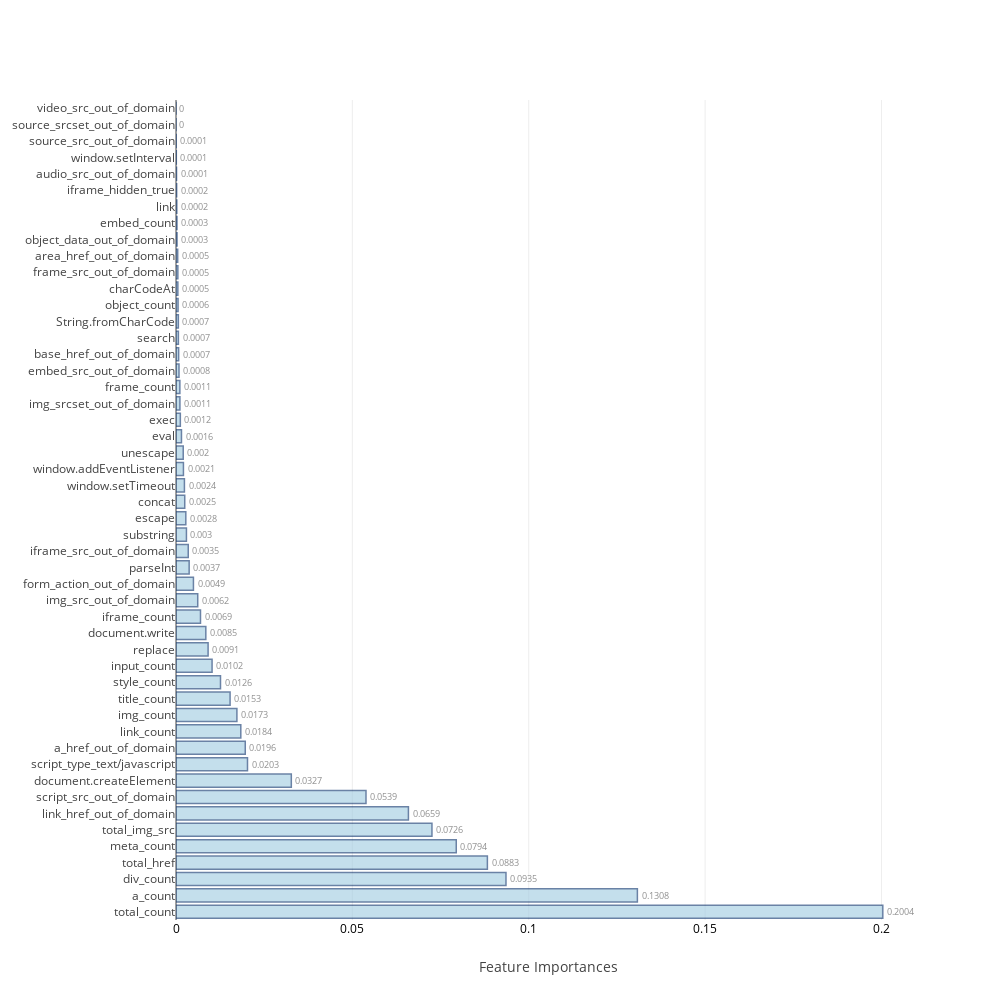
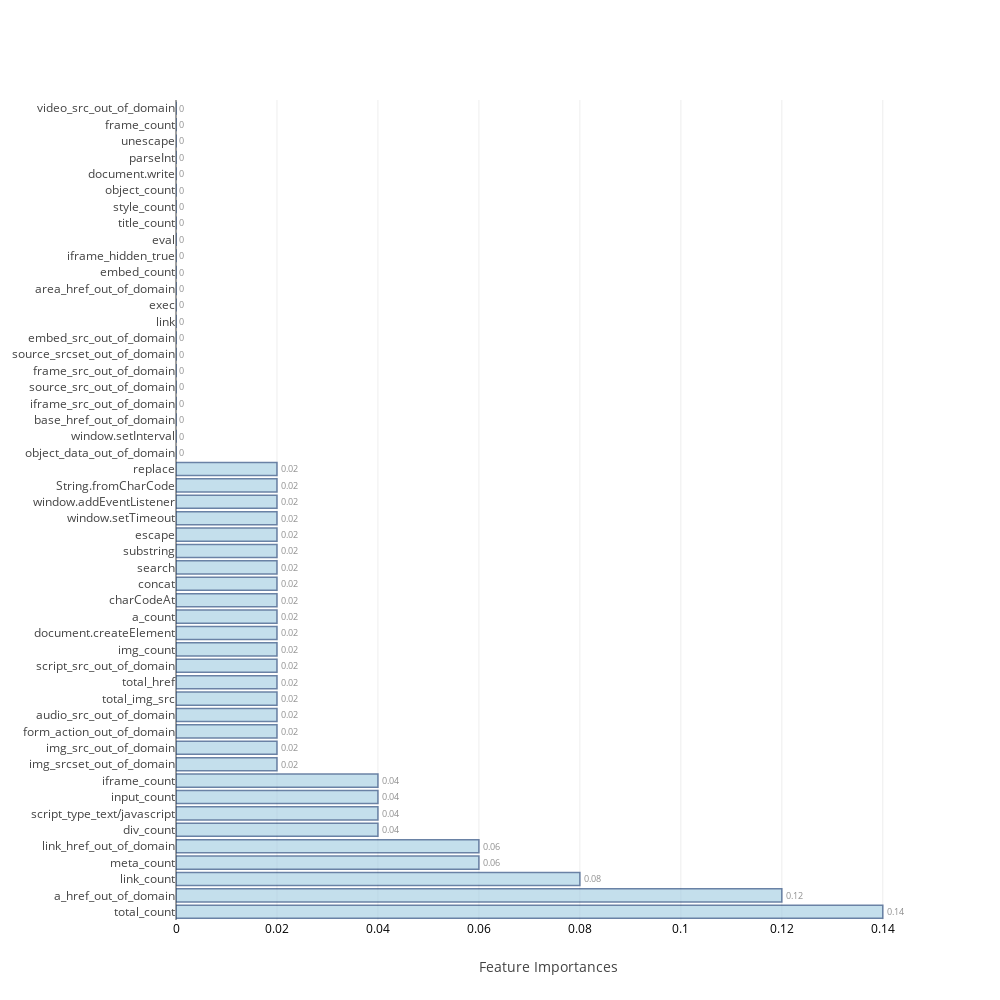
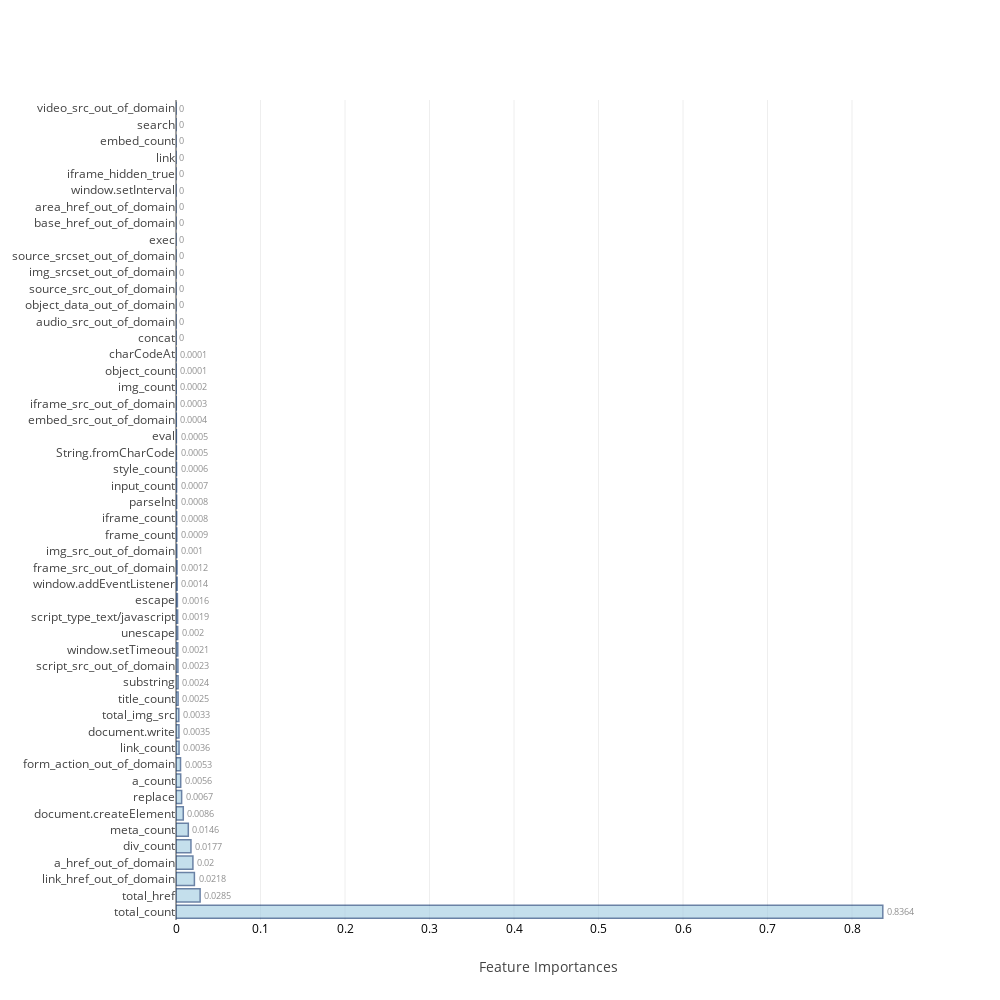
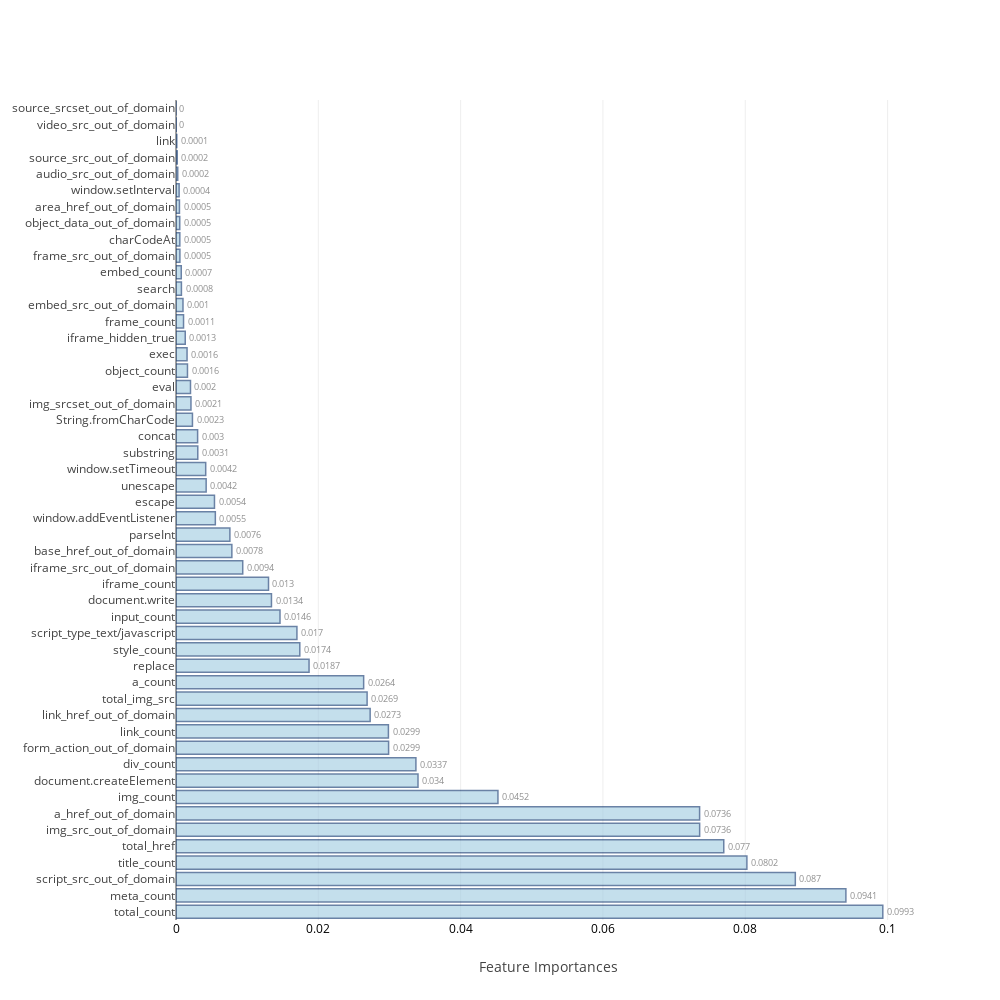

Write notebook code for charts like these, in order.
### Code cell
ind_columns=['KNeighborsClassifier','LogisticRegression','RandomForestClassifier','AdaBoostClassifier',
             'GradientBoostingClassifier','ExtraTreeClassifier','BaggingClassifier','Neural Network-1']

f=[KNN_model,Logistic_model,RandomForest,AdaBoost,GradientBoosting, ExtraTree,Bagging,DeepLearning1]

## Table to store training and test measures
table_80_50_train=pd.DataFrame(columns=['accuracy','TP','TN','FP','FN','FPR','FNR'])
table_80_50_test=pd.DataFrame(columns=['accuracy','TP','TN','FP','FN','FPR','FNR','auc','MCC'])

feat_imp=[None]*4
j=0
for i in range(0,8):
    if i>=2 and i<=5:
        model,cm_train,cm_test,acc_train,acc_test,roc_auc,feat_imp[j],mcc=f[i](scaled_X_train,train_Y,scaled_X_test,test_Y,columns)
        j=j+1
    else:
        model,cm_train,cm_test,acc_train,acc_test,roc_auc,mcc=f[i](scaled_X_train,train_Y,scaled_X_test,test_Y)
    table_80_50_train.loc[i]=   ([acc_train,cm_train.TP,cm_train.TN,cm_train.FP,cm_train.FN,cm_train.FPR,cm_train.FNR])
    table_80_50_test.loc[i] =   ([acc_test ,cm_test.TP, cm_test.TN, cm_test.FP, cm_test.FN, cm_test.FPR, cm_test.FNR,roc_auc,mcc])
    print("\n")

### Figure 1 — Plotly figure (JSON) as saved in the notebook; plotly's stock layout.template omitted (floating-point values rounded to 4 significant figures)
{"data": [{"marker": {"color": "rgb(158,202,225)", "line": {"color": "rgb(8,48,107)", "width": 1.5}}, "opacity": 0.6, "orientation": "h", "text": [0.2004, 0.1308, 0.0935, 0.0883, 0.0794, 0.0726, 0.0659, 0.0539, 0.0327, 0.0203, 0.0196, 0.0184, 0.0173, 0.0153, 0.0126, 0.0102, 0.0091, 0.0085, 0.0069, 0.0062, 0.0049, 0.0037, 0.0035, 0.003, 0.0028, 0.0025, 0.0024, 0.0021, 0.002, 0.0016, 0.0012, 0.0011, 0.0011, 0.0008, 0.0007, 0.0007, 0.0007, 0.0006, 0.0005, 0.0005, 0.0005, 0.0003, 0.0003, 0.0002, 0.0002, 0.0001, 0.0001, 0.0001, 0, 0], "textposition": "outside", "type": "bar", "uid": "cbfe1012-c7fa-4c3b-8c30-52ff2f1ddc32", "x": [0.2004, 0.1308, 0.09355, 0.08827, 0.07945, 0.07256, 0.06589, 0.05386, 0.03269, 0.02027, 0.01963, 0.01837, 0.01726, 0.01533, 0.01261, 0.01023, 0.009098, 0.008455, 0.006943, 0.00616, 0.00494, 0.003727, 0.00347, 0.002956, 0.00278, 0.002478, 0.002386, 0.002107, 0.002047, 0.001551, 0.001226, 0.001111, 0.001096, 0.0008489, 0.0007444, 0.0006751, 0.0006597, 0.0005818, 0.0005246, 0.0005243, 0.0004802, 0.0002957, 0.0002755, 0.0002293, 0.000188, 0.0001461, 8.772e-05, 5.2e-05, 0, 0], "y": ["total_count", "a_count", "div_count", "total_href", "meta_count", "total_img_src", "link_href_out_of_domain", "script_src_out_of_domain", "document.createElement", "script_type_text/javascript", "a_href_out_of_domain", "link_count", "img_count", "title_count", "style_count", "input_count", "replace", "document.write", "iframe_count", "img_src_out_of_domain", "form_action_out_of_domain", "parseInt", "iframe_src_out_of_domain", "substring", "escape", "concat", "window.setTimeout", "window.addEventListener", "unescape", "eval", "exec", "img_srcset_out_of_domain", "frame_count", "embed_src_out_of_domain", "base_href_out_of_domain", "search", "String.fromCharCode", "object_count", "charCodeAt", "frame_src_out_of_domain", "area_href_out_of_domain", "object_data_out_of_domain", "embed_count", "link", "iframe_hidden_true", "audio_src_out_of_domain", "window.setInterval", "source_src_out_of_domain", "source_srcset_out_of_domain", "video_src_out_of_domain"]}], "layout": {"autosize": false, "height": 1000, "width": 1000, "xaxis": {"tickfont": {"color": "black", "size": 12}, "title": "Feature Importances"}, "yaxis": {"automargin": true}}}

### Figure 2 — Plotly figure (JSON) as saved in the notebook; plotly's stock layout.template omitted (floating-point values rounded to 4 significant figures)
{"data": [{"marker": {"color": "rgb(158,202,225)", "line": {"color": "rgb(8,48,107)", "width": 1.5}}, "opacity": 0.6, "orientation": "h", "text": [0.14, 0.12, 0.08, 0.06, 0.06, 0.04, 0.04, 0.04, 0.04, 0.02, 0.02, 0.02, 0.02, 0.02, 0.02, 0.02, 0.02, 0.02, 0.02, 0.02, 0.02, 0.02, 0.02, 0.02, 0.02, 0.02, 0.02, 0.02, 0, 0, 0, 0, 0, 0, 0, 0, 0, 0, 0, 0, 0, 0, 0, 0, 0, 0, 0, 0, 0, 0], "textposition": "outside", "type": "bar", "uid": "3fee305f-adeb-494e-b003-432a0f89a0aa", "x": [0.14, 0.12, 0.08, 0.06, 0.06, 0.04, 0.04, 0.04, 0.04, 0.02, 0.02, 0.02, 0.02, 0.02, 0.02, 0.02, 0.02, 0.02, 0.02, 0.02, 0.02, 0.02, 0.02, 0.02, 0.02, 0.02, 0.02, 0.02, 0, 0, 0, 0, 0, 0, 0, 0, 0, 0, 0, 0, 0, 0, 0, 0, 0, 0, 0, 0, 0, 0], "y": ["total_count", "a_href_out_of_domain", "link_count", "meta_count", "link_href_out_of_domain", "div_count", "script_type_text/javascript", "input_count", "iframe_count", "img_srcset_out_of_domain", "img_src_out_of_domain", "form_action_out_of_domain", "audio_src_out_of_domain", "total_img_src", "total_href", "script_src_out_of_domain", "img_count", "document.createElement", "a_count", "charCodeAt", "concat", "search", "substring", "escape", "window.setTimeout", "window.addEventListener", "String.fromCharCode", "replace", "object_data_out_of_domain", "window.setInterval", "base_href_out_of_domain", "iframe_src_out_of_domain", "source_src_out_of_domain", "frame_src_out_of_domain", "source_srcset_out_of_domain", "embed_src_out_of_domain", "link", "exec", "area_href_out_of_domain", "embed_count", "iframe_hidden_true", "eval", "title_count", "style_count", "object_count", "document.write", "parseInt", "unescape", "frame_count", "video_src_out_of_domain"]}], "layout": {"autosize": false, "height": 1000, "width": 1000, "xaxis": {"tickfont": {"color": "black", "size": 12}, "title": "Feature Importances"}, "yaxis": {"automargin": true}}}

### Figure 3 — Plotly figure (JSON) as saved in the notebook; plotly's stock layout.template omitted (floating-point values rounded to 4 significant figures)
{"data": [{"marker": {"color": "rgb(158,202,225)", "line": {"color": "rgb(8,48,107)", "width": 1.5}}, "opacity": 0.6, "orientation": "h", "text": [0.8364, 0.0285, 0.0218, 0.02, 0.0177, 0.0146, 0.0086, 0.0067, 0.0056, 0.0053, 0.0036, 0.0035, 0.0033, 0.0025, 0.0024, 0.0023, 0.0021, 0.002, 0.0019, 0.0016, 0.0014, 0.0012, 0.001, 0.0009, 0.0008, 0.0008, 0.0007, 0.0006, 0.0005, 0.0005, 0.0004, 0.0003, 0.0002, 0.0001, 0.0001, 0, 0, 0, 0, 0, 0, 0, 0, 0, 0, 0, 0, 0, 0, 0], "textposition": "outside", "type": "bar", "uid": "1d477103-a990-4cb6-835e-17954d181e90", "x": [0.8364, 0.02854, 0.02178, 0.02001, 0.0177, 0.01456, 0.008618, 0.006677, 0.005568, 0.005345, 0.003608, 0.003471, 0.003313, 0.002473, 0.002445, 0.002279, 0.00211, 0.002, 0.001922, 0.001639, 0.001351, 0.001217, 0.0009719, 0.0009384, 0.0007977, 0.0007617, 0.0007157, 0.0006141, 0.0004785, 0.0004674, 0.000352, 0.0003442, 0.0002387, 0.0001177, 8.798e-05, 4.821e-05, 1.023e-05, 0, 0, 0, 0, 0, 0, 0, 0, 0, 0, 0, 0, 0], "y": ["total_count", "total_href", "link_href_out_of_domain", "a_href_out_of_domain", "div_count", "meta_count", "document.createElement", "replace", "a_count", "form_action_out_of_domain", "link_count", "document.write", "total_img_src", "title_count", "substring", "script_src_out_of_domain", "window.setTimeout", "unescape", "script_type_text/javascript", "escape", "window.addEventListener", "frame_src_out_of_domain", "img_src_out_of_domain", "frame_count", "iframe_count", "parseInt", "input_count", "style_count", "String.fromCharCode", "eval", "embed_src_out_of_domain", "iframe_src_out_of_domain", "img_count", "object_count", "charCodeAt", "concat", "audio_src_out_of_domain", "object_data_out_of_domain", "source_src_out_of_domain", "img_srcset_out_of_domain", "source_srcset_out_of_domain", "exec", "base_href_out_of_domain", "area_href_out_of_domain", "window.setInterval", "iframe_hidden_true", "link", "embed_count", "search", "video_src_out_of_domain"]}], "layout": {"autosize": false, "height": 1000, "width": 1000, "xaxis": {"tickfont": {"color": "black", "size": 12}, "title": "Feature Importances"}, "yaxis": {"automargin": true}}}

### Figure 4 — Plotly figure (JSON) as saved in the notebook; plotly's stock layout.template omitted (floating-point values rounded to 4 significant figures)
{"data": [{"marker": {"color": "rgb(158,202,225)", "line": {"color": "rgb(8,48,107)", "width": 1.5}}, "opacity": 0.6, "orientation": "h", "text": [0.0993, 0.0941, 0.087, 0.0802, 0.077, 0.0736, 0.0736, 0.0452, 0.034, 0.0337, 0.0299, 0.0299, 0.0273, 0.0269, 0.0264, 0.0187, 0.0174, 0.017, 0.0146, 0.0134, 0.013, 0.0094, 0.0078, 0.0076, 0.0055, 0.0054, 0.0042, 0.0042, 0.0031, 0.003, 0.0023, 0.0021, 0.002, 0.0016, 0.0016, 0.0013, 0.0011, 0.001, 0.0008, 0.0007, 0.0005, 0.0005, 0.0005, 0.0005, 0.0004, 0.0002, 0.0002, 0.0001, 0, 0], "textposition": "outside", "type": "bar", "uid": "e2383ff9-7088-40c1-8cd2-92320319cd49", "x": [0.09933, 0.09414, 0.08703, 0.08023, 0.07698, 0.07359, 0.07358, 0.04524, 0.03401, 0.03372, 0.02988, 0.02985, 0.02728, 0.02686, 0.02637, 0.0187, 0.0174, 0.01699, 0.01462, 0.01341, 0.013, 0.009378, 0.007848, 0.007571, 0.005528, 0.005406, 0.004237, 0.004173, 0.003059, 0.003037, 0.002311, 0.002102, 0.002037, 0.001611, 0.001552, 0.001298, 0.00106, 0.0009804, 0.0007621, 0.0007388, 0.0005481, 0.0005371, 0.0005262, 0.0004845, 0.0004375, 0.000244, 0.0001792, 0.000113, 2.944e-05, 9.392e-07], "y": ["total_count", "meta_count", "script_src_out_of_domain", "title_count", "total_href", "img_src_out_of_domain", "a_href_out_of_domain", "img_count", "document.createElement", "div_count", "form_action_out_of_domain", "link_count", "link_href_out_of_domain", "total_img_src", "a_count", "replace", "style_count", "script_type_text/javascript", "input_count", "document.write", "iframe_count", "iframe_src_out_of_domain", "base_href_out_of_domain", "parseInt", "window.addEventListener", "escape", "unescape", "window.setTimeout", "substring", "concat", "String.fromCharCode", "img_srcset_out_of_domain", "eval", "object_count", "exec", "iframe_hidden_true", "frame_count", "embed_src_out_of_domain", "search", "embed_count", "frame_src_out_of_domain", "charCodeAt", "object_data_out_of_domain", "area_href_out_of_domain", "window.setInterval", "audio_src_out_of_domain", "source_src_out_of_domain", "link", "video_src_out_of_domain", "source_srcset_out_of_domain"]}], "layout": {"autosize": false, "height": 1000, "width": 1000, "xaxis": {"tickfont": {"color": "black", "size": 12}, "title": "Feature Importances"}, "yaxis": {"automargin": true}}}
